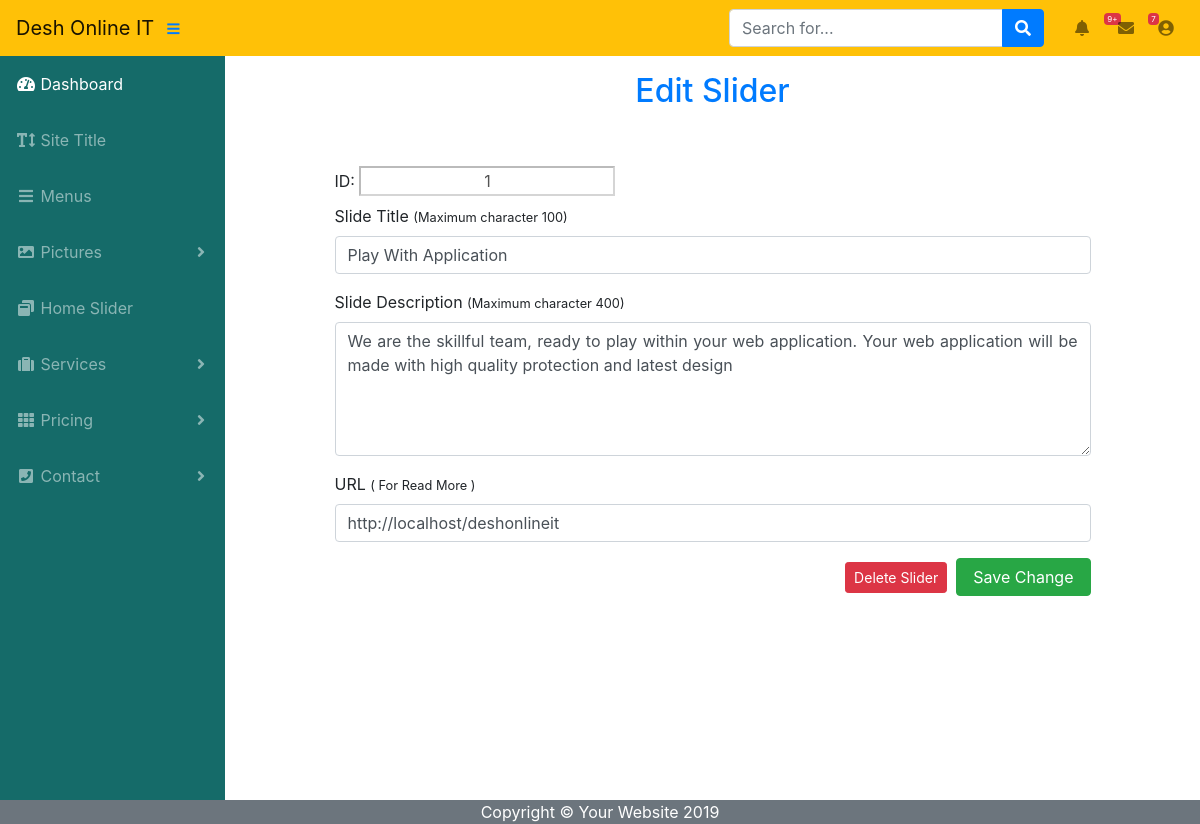
Screenshot of /back-end/edit-slider.php?slide-id=1 (signed in) with the database file from the repository.
### tables this page shows
CREATE TABLE `home_slide` (
  `id` int(11) NOT NULL,
  `slide_title` varchar(200) NOT NULL,
  `slide_description` varchar(400) NOT NULL,
  `read_more` varchar(200) NOT NULL,
  `status` varchar(11) DEFAULT NULL
);

### back-end/edit-slider.php (the view, shortened to what this page needs)
<?php
	include('header.php');
	include('sidebar.php');
?>
<div class="container-fluid">
	<div class="text-center text-primary py-3">
		<h2>Edit Slider</h2>
	</div>
		<?php
		$id=$_GET['slide-id'];
		$query="select * from home_slide where id='$id'";
		$result=$conn->query($query);
		if(mysqli_num_rows($result)>0){
		$col=mysqli_fetch_array($result);
		?>
	<div id="add-slide" class="py-3">
		<form method="post" action="action/edit-slider-action.php">
			<div class="py-2">
				<span>ID:</span>
				<input class="text-center bg-white" type="text" name="slide_id" value="<?php echo $col['id']; ?>" disabled="disabled" />
			</div>
			<div class="form-group">
				<label for="slide_title">Slide Title  <small>(Maximum character 100)</small></label>
				<input class="form-control" type="text" id="slide_title" name="slide_title" value="<?php echo $col['slide_title']; ?>" maxlength="100"/>
			</div>
			<div class="form-group">
				<label for="slide_description">Slide Description <small>(Maximum character 400)</small></label>
				<textarea class="form-control text-justify" id="slide_description" name="slide_description" rows="5" maxlength="400"><?php echo $col['slide_description']; ?></textarea>
			</div>
			<div class="form-group">
				<label for="read_more">URL <small>( For Read More )</small></label>
				<input class="form-control" type="text" id="read_more" name="read_more" maxlength="200" value="<?php echo $col['read_more']; ?>" />
			</div>
			<div class="text-right">
				<a class="btn btn-danger btn-sm" href="delete-slider.php?slide-id=<?php echo $col['id']; ?>">Delete Slider</a>&nbsp;
				<button class="btn btn-success px-3" type="submit" name="update_slide">Save Change</button>
			</div>
		</form>
	</div>
<?php
}
 ?>
</div>
<?php
	include('footer.php');
 ?>

### back-end/css/all-page.css (style rules this page uses)
#add-slide { width:80%; margin: 0 auto; }

### rows the page displays
home_slide: slide_id "1", slide_title "Play With Application", slide_description "We are the skillful team, ready to play within your web application. Your web application will be made with high quality protection and latest design", read_more "http://localhost/deshonlineit"
